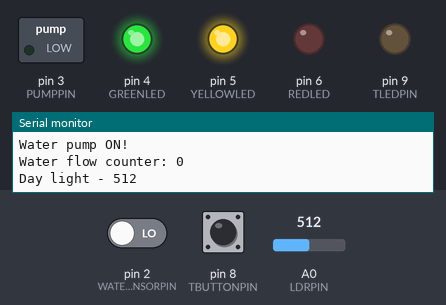
Bench run of a sketch on a simulated Arduino Uno, built with avr-gcc and run on an emulated ATmega328P. On the bench: switched loads named in the sketch (green lamp = pin HIGH), output pins drawn as LEDs (lit = HIGH), the last lines printed to the serial monitor. Dashed ring = blinking. The inputs (shaded band) are chosen by the test bench; at power-on: A0 (LDRPIN) = 512, pin 8 (TBUTTONPIN) LOW, pin 2 (WATERSENSORPIN) LOW.

Above: at 1.2 s.
1.3 s: A0 (LDRPIN) set to 88
3.2 s: A0 (LDRPIN) set to 72
At 4.8 s:
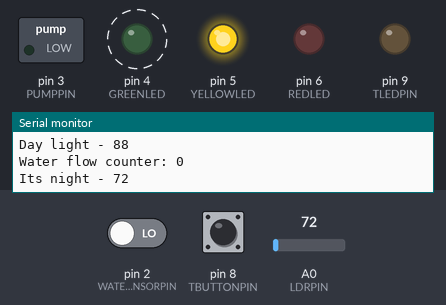
7.3 s: pin 8 (TBUTTONPIN) pulled HIGH for 1 s
At 11.7 s:
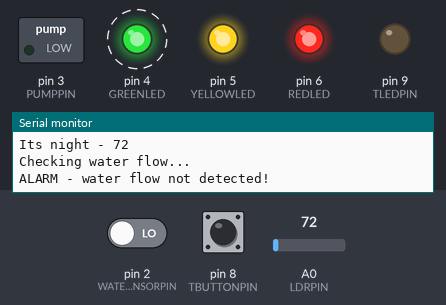
12.4 s: pin 8 (TBUTTONPIN) pulled HIGH for 3.2 s
At 13.9 s:
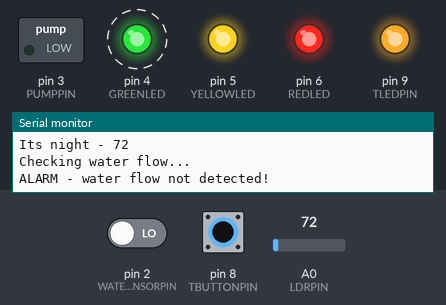
17.7 s: pin 2 (WATERSENSORPIN) driven HIGH
At 20.8 s:
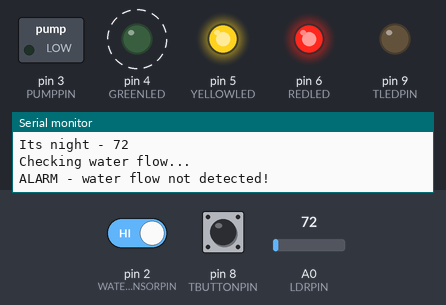
21.2 s: A0 (LDRPIN) set to 90
At 22.8 s:
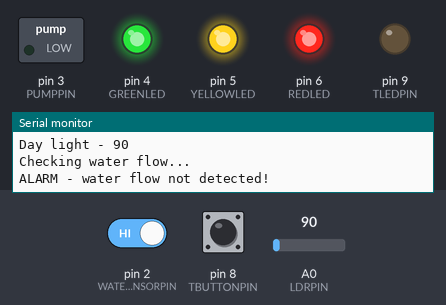
Timing chart, 0 to 23.8 s (numbered marks = the images above; inputs shaded):
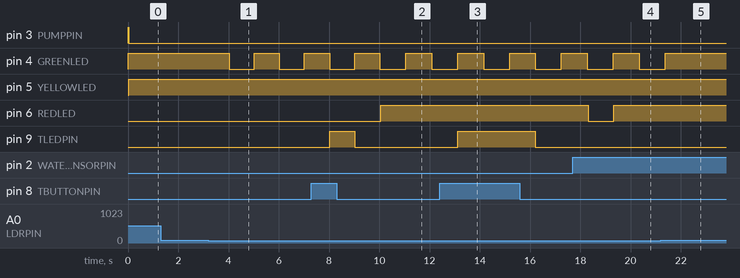

Measured:
- the behaviour switches between 80 and 79 on A0 (LDRPIN) (found by bisection; images 0 and 1)
- after the input at 3.2 s, pin 4 (GREENLED): alternates HIGH for 1.0 s and LOW for 1.0 s, starting after 0.82 s
- after the input at 7.3 s, pin 9 (TLEDPIN): LOW → HIGH after 0.72 s, → LOW 1.0 s later
- after the input at 12.4 s, pin 9 (TLEDPIN): LOW → HIGH after 0.72 s, → LOW 3.1 s later
- after the input at 17.7 s, pin 6 (REDLED): HIGH → LOW after 0.61 s, → HIGH 1.0 s later
- after the input at 21.2 s, pin 4 (GREENLED): goes on until 21.4 s, then stays HIGH

The sketch:

hydroponic_water_control.ino
```cpp
// Define Variables
volatile uint16_t waterSensorReading = 0;           // measuring the rising edges of the signal from water sensor
volatile uint8_t lastflowpinstate;
unsigned long currTime = 0;                         // store current time in milliseconds since board is up
unsigned long prevTime = 0;                         // store last time lapse reading
unsigned long previousBlinkMillis = 0;              // store last time green led blink
boolean pumpState = false;                          // define pump state (true = on - false = off)
boolean newBumpState = false;                       // set new pump state (true = on - false = off)
boolean nightTime = false;                          // define night time
int greenLedStatus = HIGH;                          // set initial green led status
const unsigned long PUMPONINTERVAL = 900000;        // milliseconds - 15 minutes
const unsigned long PUMPOFFNIGHTINTERVAL = 1800000; // milliseconds - 30 minutes
const unsigned long PUMPOFFDAYINTERVAL = 900000;    // milliseconds - 15 minutes
const unsigned long WATERDELAY = 10000;             // milliseconds - 10 seconds
const unsigned long BLINKINTERVAL = 250;            // milliseconds - 0.25 seconds
const byte LDRPIN = A0;                             // set LDR analogic pin
const byte GREENLED = 4;                            // set digital GREEN led pin - system is up
const byte YELLOWLED = 5;                           // set digital BLUE led pin - pump is on
const byte REDLED = 6;                              // set digital RED led pin - no water flow detected
const byte PUMPPIN = 3;                             // set digital water pump pin
const byte TBUTTONPIN = 8;                          // set digital turbo mode pin
const byte TLEDPIN = 9;                             // set digital turbo mode led pin
const byte WATERSENSORPIN = 2;                      // water sensor HALL effect pin - Uno, Nano, Mini, other 328-based = Pin 2, 3
const int MINLIGHTLEVEL = 80;                       // set minimum light level to determine if it is day or night
const boolean DEBUG = true;                         // enable or disable debug messages
unsigned long turboDiv = 1;                         // define turbo division factor

// Interrupt is called once a millisecond, looks for any pulses from the water sensor!
// https://github.com/adafruit/Adafruit-Flow-Meter
SIGNAL(TIMER0_COMPA_vect) {
  uint8_t x = digitalRead(WATERSENSORPIN);

  if (x == lastflowpinstate) {
    return; // nothing changed!
  }
  if (x == HIGH) {
    //low to high transition!
    waterSensorReading++;
  }
  lastflowpinstate = x;
}

void useInterrupt(boolean v) {
  if (v) {
    // Timer0 is already used for millis() - we'll just interrupt somewhere
    // in the middle and call the "Compare A" function above
    OCR0A = 0xAF;
    TIMSK0 |= _BV(OCIE0A);
  } else {
    // do not call the interrupt function COMPA anymore
    TIMSK0 &= ~_BV(OCIE0A);
  }
}

void setup() {
  Serial.begin(9600);                                         // set serial communication speed
  if (DEBUG) Serial.println("Starting system setup...");
  pinMode(GREENLED, OUTPUT);                                  // set GREEN led pin configuration
  pinMode(YELLOWLED, OUTPUT);                                 // set BLUE led pin configuration
  pinMode(REDLED, OUTPUT);                                    // set RED led pin configuration
  pinMode(PUMPPIN, OUTPUT);                                   // set PUMP pin configuration
  pinMode(TBUTTONPIN,INPUT);                                  // set Turbo button pin configuration
  pinMode(TLEDPIN,OUTPUT);                                    // set Turbo led pin configuration
  digitalWrite(TLEDPIN,LOW);                                  // set Turbo led status
  digitalWrite(PUMPPIN,HIGH);                                 // set water pump off
  pinMode(WATERSENSORPIN, INPUT);                             // set water pump pin configuration
  digitalWrite(WATERSENSORPIN, LOW);                          // turn water pump on
  newBumpState = true;                                        // start system with water pump on
  lastflowpinstate = digitalRead(WATERSENSORPIN);             // set initial water flow sensor pin state
  useInterrupt(true);                                         // turn water sensor interrupt on
  if (DEBUG) Serial.println("System setup concluded!");
}

void loop() {
  currTime = millis();                                        // read current time in milliseconds since system is UP
  if (digitalRead(TBUTTONPIN)){                               // check if turbo mode is on
    digitalWrite(TLEDPIN,HIGH);                               // if yes, turn turbo led on
    turboDiv = 2;                                             // decrease pump off interval in 50%
  }else{                                                      // if turbo mode is off
    digitalWrite(TLEDPIN,LOW);                                // turn turbo led off
    turboDiv = 1;                                             // keep pump off interval as defined
  }
  if (currTime < prevTime) currTime = prevTime;               // check for currTime overflow (after aprox. 50 days);
  nightTime = isNightTime();                                  // check if it is night time
  setGreenLedStatus();                                        // set green led status
  if (nightTime){                                             // check if it is night time
    if (pumpState){                                           // check if current pump state is ON
      if ((currTime - prevTime) >= PUMPONINTERVAL){           // check if it is time to turn pump OFF
        if (DEBUG) Serial.println("Its time to stop water flow...");
        newBumpState = false;                                 // set new pump status to OFF
        prevTime = currTime;                                  // store last state change update
      }
    }else{                                                    // check if current pump state is OFF
      if ((currTime - prevTime) >= PUMPOFFNIGHTINTERVAL){     // check if it is time to turn pump ON
        if (DEBUG) Serial.println("Its time to start water flow...");
        newBumpState = true;                                  // set new pump status to ON
        prevTime = currTime;                                  // store last state change update
      }
    }
  }else{                                                      // check if it is night time
    if (pumpState){                                           // check if current pump state is ON
      if ((currTime - prevTime) >= PUMPONINTERVAL){           // check if it is time to turn pump OFF
        if (DEBUG) Serial.println("Its time to stop water flow...");
        newBumpState = false;                                 // set new pump status to OFF
        prevTime = currTime;                                  // store last state change update
      }
    }else{                                                    // check if current pump state is OFF
      if ((currTime - prevTime) >= (PUMPOFFDAYINTERVAL / turboDiv)){ // check if it is time to turn pump ON
        if (DEBUG) Serial.println("Its time to start water flow...");
        newBumpState = true;                                  // set new pump status to ON
        prevTime = currTime;                                  // store last state change update
      }
    }
  }

  pumpConfig(newBumpState);                                   // set new pump state

  if (pumpState && ((currTime - prevTime) >= WATERDELAY)){    // if water pump is ON, check if it is ON for time enough
    if (DEBUG) Serial.println("Checking water flow...");
    if (hasWatherFlow()){                                     // check if water sensor has detected water flow
      digitalWrite(REDLED,LOW);                               // if water flow was detected, turn RED led OFF
    }else{
      digitalWrite(REDLED,HIGH);                              // if water flow was not detected, turn RED led ON
    }
  }
  myDelay(1000);                                              // delay without delay function due HW interruption
  if (DEBUG) Serial.print("Water flow counter: ");
  if (DEBUG) Serial.println(waterSensorReading);
}

void myDelay(unsigned long mSec){
  unsigned long locMillis = millis();
  while ((millis() - locMillis) < mSec){
    // do nothing
  }
}

boolean isNightTime(){                                        // function to check if it is night time based on env light level
  int lightLevel = analogRead(LDRPIN);                        // read LDR
  if (lightLevel < MINLIGHTLEVEL ){                           // if env light level lower than minimal
    if (DEBUG) Serial.print("Its night - ");
    if (DEBUG) Serial.println(lightLevel);
    return true;                                              // it is NIGHT
  }else{
    if (DEBUG) Serial.print("Day light - ");
    if (DEBUG) Serial.println(lightLevel);
    return false;                                             // it is DAY
  }
}

void setGreenLedStatus(){                                     // function to set green led status (blink at night and continuous at day light)
  if (nightTime){                                             // check if it is night time
    if ((currTime - previousBlinkMillis) >= BLINKINTERVAL){   // check if it is time to change led status
      previousBlinkMillis = currTime;                         // reset led blink interval
      if (greenLedStatus == HIGH){                            // check green led status
        greenLedStatus = LOW;                                // change green led status
      }else{
        greenLedStatus = HIGH;                                // change green led status
      }
    }
  }else{
    greenLedStatus = HIGH;                                    // if not night time, keep green led on
  }
  digitalWrite(GREENLED,greenLedStatus);                      // set green led status
}

void pumpConfig(int newState){                                // function to set water pump ON or OFF
  if (newState != pumpState){                                 // check if pump state changes
    if (newState){                                            // if newState TRUE, turn pump on setting pin LOW
      if (DEBUG) Serial.println("Water pump ON!");
      digitalWrite(PUMPPIN,LOW);                              // turn water pump ON
      digitalWrite(YELLOWLED,HIGH);                           // turn water pump led indicator ON
    }else{                                                    // if newState FALSE, turn pump off setting pin HIGH
      if (DEBUG) Serial.println("Water pump OFF!");
      digitalWrite(PUMPPIN,HIGH);                             // turn water pump ON
      digitalWrite(YELLOWLED,LOW);                            // turn water pump led indicator OFF
    }
    waterSensorReading = 0;                                   // Reset interrupt counter
    pumpState = newState;                                     // store new water pump state
  }
}

boolean hasWatherFlow(){                                      // function to check if there is water flow on system
  if (waterSensorReading > 0){                                // if water sensor counter greater than zero
    if (DEBUG) Serial.println("Great, water flow detected!");
    waterSensorReading = 0;
    return true;                                              // water flow was detected
  }else{
    if (DEBUG) Serial.println("ALARM - water flow not detected!");
    waterSensorReading = 0;
    return false;                                             // water flow was not detected
  }
}
```
